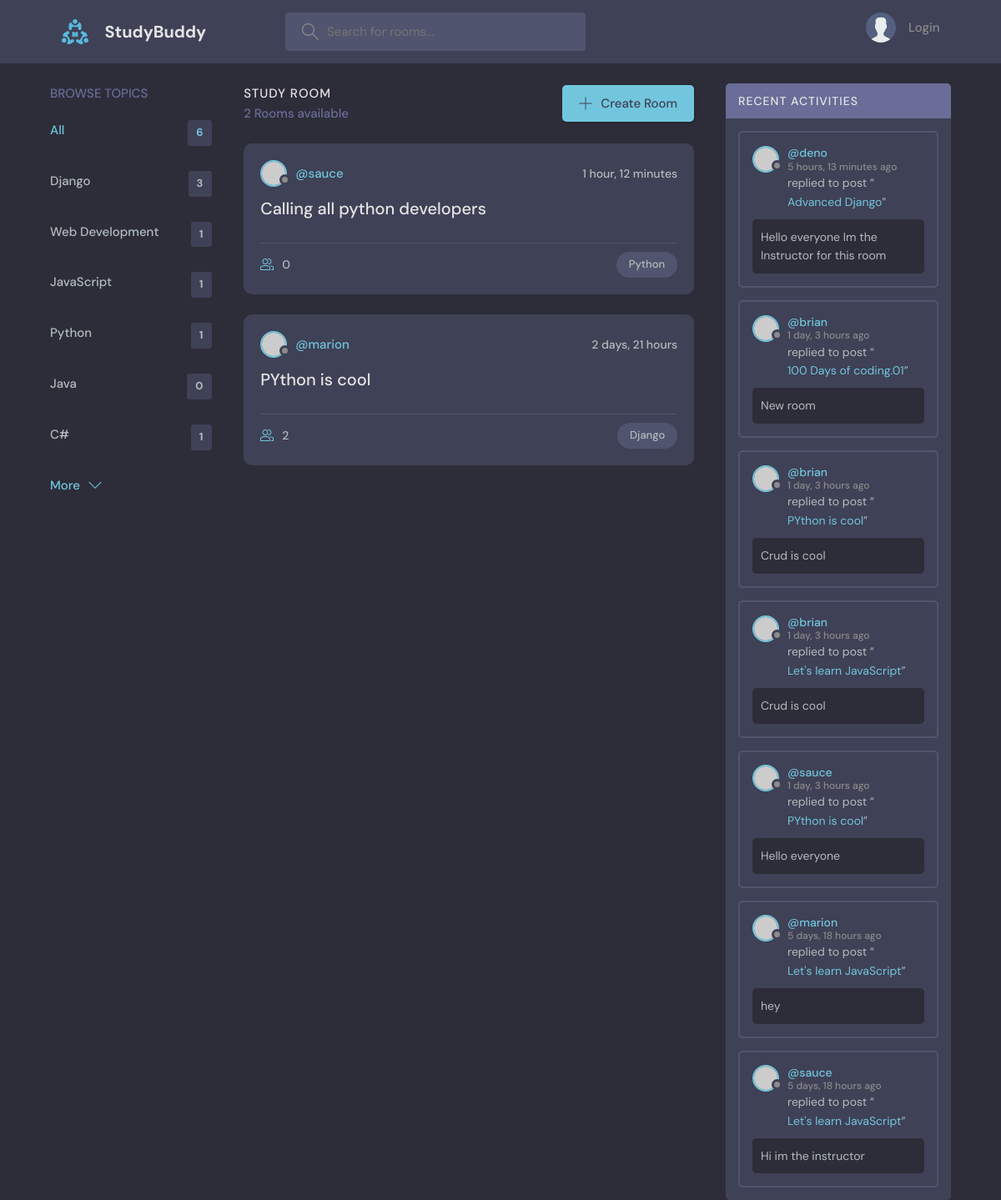
Page /?q=Python on the committed database.
### base/models.py (models this page shows, shortened)
class Topic(models.Model):
  name=models.CharField(max_length=200)
  class Meta:
    verbose_name="Topic"
    verbose_name_plural="Topics"

class Rooms(models.Model):
  host=models.ForeignKey(User,on_delete=models.CASCADE,null=True)
  topic=models.ForeignKey('Topic',on_delete=models.SET_NULL,null=True)
  name=models.CharField(max_length=200)
  description=models.TextField(null=True,blank=True)
  participants=models.ManyToManyField(User,related_name='participants',blank=True)
  created=models.DateTimeField(auto_now_add=True)
  updated=models.DateTimeField(auto_now=True)
  class Meta:
    ordering=['-updated','-created']
    verbose_name="Room"
    verbose_name_plural="Rooms"
    db_table="Room Table"
  def __str__(self):
    return self.name

class Messages(models.Model):
  user=models.ForeignKey(User,on_delete=models.CASCADE,null=True)
  room=models.ForeignKey(Rooms,on_delete=models.CASCADE)
  body=models.TextField()
  updated=models.DateTimeField(auto_now_add=True)
  created=models.DateTimeField(auto_now=True)
  class Meta:
    verbose_name="Message"
    verbose_name_plural="Messages"
    ordering=['-updated','-created']

### base/views.py (the view)
# urls.py: path('',views.home, name='home'),
def home(request):
  q=request.GET.get('q') if request.GET.get('q') != None else ''
  rooms=models.Rooms.objects.filter(
    Q(topic__name__icontains=q) |
    Q(name__icontains=q) |
    Q(host__username__icontains=q)
    )
  room_messages=models.Messages.objects.all()
  topics=models.Topic.objects.all()
  room_count=rooms.count()
  context={
    'rooms':rooms,
    'topics':topics,
    'room_count':room_count ,
    'room_messages':room_messages
           }
  return render(request, 'base/home.html', context)

### base/templates/base/home.html (shortened to what this page needs)
{% extends 'main.html' %}
{% block content %}
    <main class="layout layout--3">
      <div class="container">
        {% include 'base/browse_topics_component.html'%}
        <div class="roomList">
          <div class="roomList__header">
            <div>
              <h2>Study Room</h2>
              <p>{{room_count}} Rooms available</p>
            </div>
            <a class="btn btn--main" href="{% url 'createroom' %}">
              <svg version="1.1" xmlns="http://www.w3.org/2000/svg" width="32" height="32" viewBox="0 0 32 32">
                <title>add</title>
                <path
                  d="M16.943 0.943h-1.885v14.115h-14.115v1.885h14.115v14.115h1.885v-14.115h14.115v-1.885h-14.115v-14.115z"
                ></path>
              </svg>
              Create Room
            </a>
          </div>
          {%include 'base/rooms_component.html'%}
        </div>
        {% include 'base/activity_component.html'%}
      </div>
    </main>
{% endblock content %}

### base/templates/base/browse_topics_component.html
<div class="topics">
  <div class="topics__header">
    <h2>Browse Topics</h2>
  </div>
  <ul class="topics__list">
    <li>
      <a href="{% url 'home'%}" class="active">All <span>{{topics.count}}</span></a>
    </li>
    {% for topic in topics %}
    <li>
      <a href="{% url 'home' %}?q={{topic.name}}">{{topic.name}} <span>{{topic.rooms_set.all.count}}</span></a>
    </li>
    {% endfor %}
  </ul>
  <a class="btn btn--link" href="topics.html">
    More
    <svg version="1.1" xmlns="http://www.w3.org/2000/svg" width="32" height="32" viewBox="0 0 32 32">
      <title>chevron-down</title>
      <path d="M16 21l-13-13h-3l16 16 16-16h-3l-13 13z"></path>
    </svg>
  </a>
</div>

### base/templates/base/rooms_component.html (shortened to what this page needs)
{% for room in rooms %}
<div class="roomListRoom">
  <div class="roomListRoom__header">
    <a href="{% url 'user-profile' room.host.id %}" class="roomListRoom__author">
      <div class="avatar avatar--small">
        <img src="https://randomuser.me/api/portraits/women/11.jpg" />
      </div>
      <span>@{{room.host.username}}</span>
    </a>
    <div class="roomListRoom__actions">
      <span>{{room.created|timesince}}</span>
    </div>
  </div>
  <div class="roomListRoom__content">
    <a href="{% url 'room' room.id %}">{{room.name}}</a>
  </div>
  <div class="roomListRoom__meta">
    <a href="{% url 'room' room.id %}"class="roomListRoom__joined">
      {{room.participants.all.count}}
    </a>
    <p class="roomListRoom__topic">{{room.topic.name}}</p>
  </div>
</div>
{% endfor %}

### base/templates/base/activity_component.html (shortened to what this page needs)
<div class="activities">
          <div class="activities__header">
            <h2>Recent Activities</h2>
          </div>
          {% for message in room_messages %}
          <div class="activities__box">
            <div class="activities__boxHeader roomListRoom__header">
              <a href="{%url 'user-profile' message.user.id %}" class="roomListRoom__author">
                <div class="avatar avatar--small">
                  <img src="https://randomuser.me/api/portraits/women/11.jpg" />
                </div>
                <p>
                  @{{ message.user }}
                  <span>{{message.created|timesince}} ago</span>
                </p>
              </a>
            </div>
            <div class="activities__boxContent">
              <p>replied to post “<a href="{% url 'room' message.room.id %}">{{message.room}}</a>”</p>
              <div class="activities__boxRoomContent">
                {{message.body}}
              </div>
            </div>
          </div>
          {% endfor %}
        </div>

### rows in the picture
Topic: name "Django", rooms_set.all.count "3"
Topic: name "Web Development", rooms_set.all.count "1"
Topic: name "JavaScript", rooms_set.all.count "1"
Topic: name "Python", rooms_set.all.count "1"
Topic: name "Java", rooms_set.all.count "0"
Topic: name "C#", rooms_set.all.count "1"
Rooms: host.username "sauce", created "1 hour, 12 minutes", name "Calling all python developers", participants.all.count "0", topic.name "Python"
Rooms: host.username "marion", created "2 days, 21 hours", name "PYthon is cool", participants.all.count "2", topic.name "Django"
Messages: user "deno", created "5 hours, 13 minutes", room "Advanced Django", body "Hello everyone Im the Instructor for this room"
Messages: user "brian", created "1 day, 3 hours", room "100 Days of coding.01", body "New room"
Messages: user "brian", created "1 day, 3 hours", room "PYthon is cool", body "Crud is cool"
Messages: user "brian", created "1 day, 3 hours", room "Let's learn JavaScript", body "Crud is cool"
Messages: user "sauce", created "1 day, 3 hours", room "PYthon is cool", body "Hello everyone"
Messages: user "marion", created "5 days, 18 hours", room "Let's learn JavaScript", body "hey"
Messages: user "sauce", created "5 days, 18 hours", room "Let's learn JavaScript", body "Hi im the instructor"

### other values in the picture
{{ topics.count }} "6"
{{ room_count }} "2"
